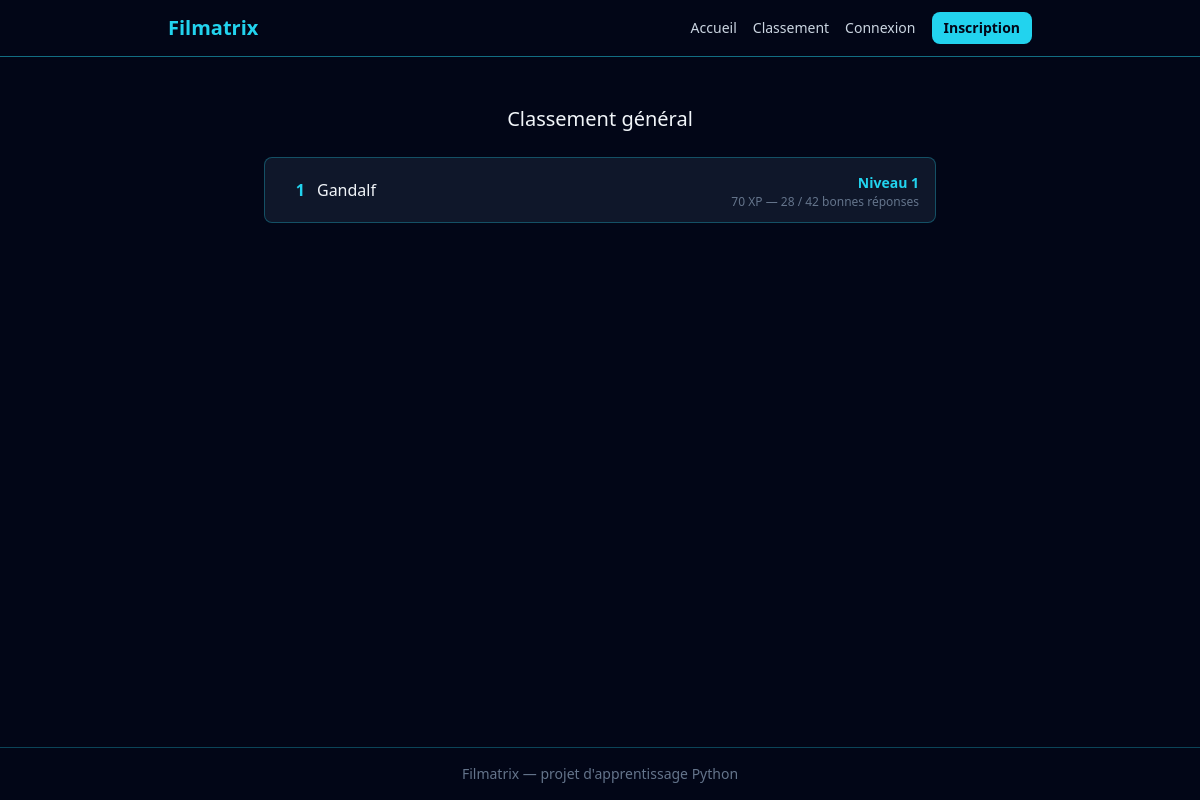
Page /classement on the earlier database version.
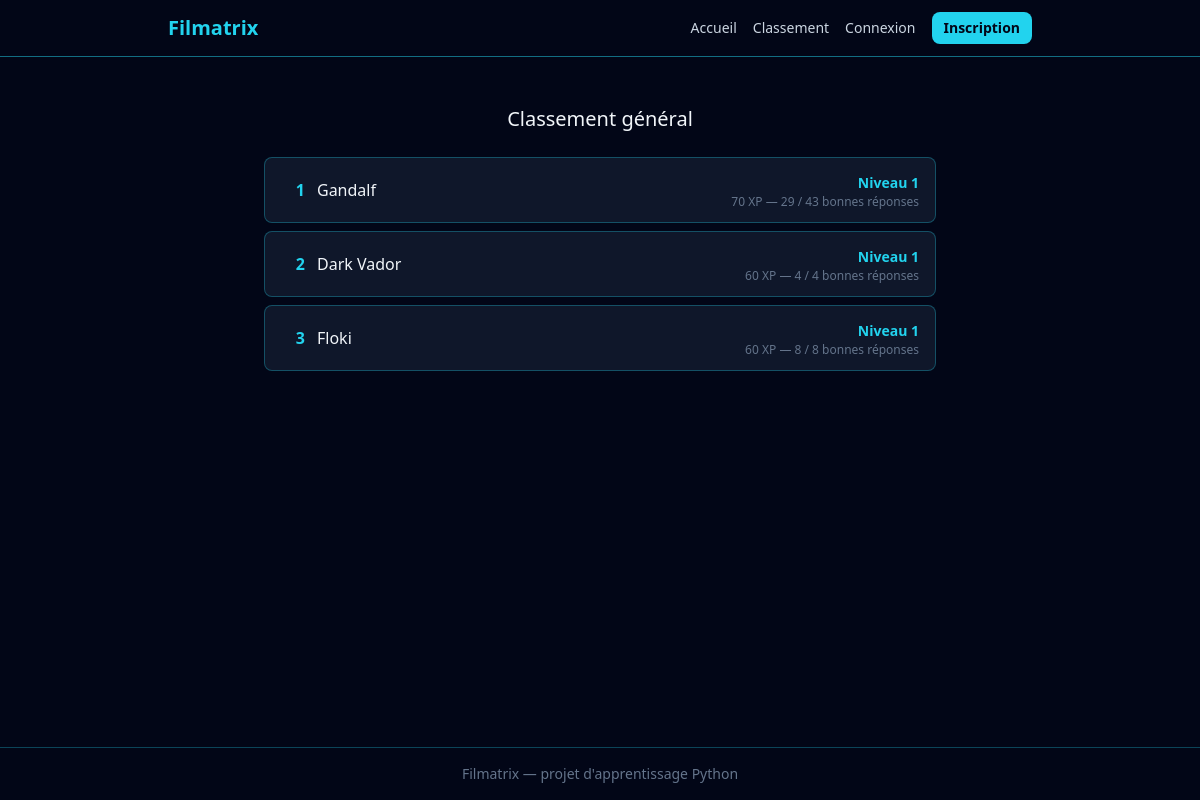
Same page on the later database version.
### src/models.py (models this page shows, shortened)
class User(db.Model, UserMixin):
    __tablename__ = "users"
    id = db.Column(db.Integer, primary_key=True)
    username = db.Column(db.String(50), unique=True, nullable=False)
    email = db.Column(db.String(120), unique=True, nullable=False)
    password_hash = db.Column(db.String(255), nullable=False)
    total_xp = db.Column(db.Integer, nullable=False, default=0)

### app.py (the view)
    @app.route("/classement")
    def leaderboard() -> str:
        results = (
                db.session.query(
                        User.username,
                        User.total_xp,
                        func.count(Attempt.id).label("total"),
                        func.sum(db.case((Attempt.is_correct, 1), else_=0)).label("correct"),
                    )
                    .join(Attempt, Attempt.user_id == User.id)
                    .group_by(User.id)
                    .order_by(User.total_xp.desc())
                    .all()
            )
        leaderboard_entries = []
        for result in results:
            level_info = calculate_level(result.total_xp)
            leaderboard_entries.append(
                {
                    "username": result.username,
                    "total_xp": result.total_xp,
                    "level": level_info["level"],
                    "total": result.total,
                    "correct": result.correct,
                }
            )
        return render_template("classement.html", results=leaderboard_entries)

### app.py (called while the page is built)
def calculate_level(total_xp: int) -> dict:
        level = 1
        xp_for_next_level = 100
        xp_already_spent = 0
        while total_xp - xp_already_spent >= xp_for_next_level:
            xp_already_spent += xp_for_next_level
            level += 1
            xp_for_next_level = 100 * level
        xp_in_current_level = total_xp - xp_already_spent
        return {
            "level": level,
            "xp_in_current_level": xp_in_current_level,
            "xp_for_next_level": xp_for_next_level,
            }

### templates/classement.html
{% extends "base.html" %}
{% block content %}
<div class="max-w-2xl mx-auto mt-8">
    <h2 class="text-xl mb-6 text-center">Classement général</h2>
    {% if results %}
    <div class="flex flex-col gap-2">
        {% for result in results %}
        <div class="flex items-center justify-between bg-slate-900 border border-cyan-400/30 rounded-lg px-4 py-3">
            <div class="flex items-center gap-3">
                <span class="text-cyan-400 font-bold w-6 text-right">{{ loop.index }}</span>
                <span>{{ result.username }}</span>
            </div>
            <div class="text-right">
                <span class="text-cyan-400 font-bold text-sm">Niveau {{ result.level }}</span>
                    <p class="text-slate-500 text-xs">{{ result.total_xp }} XP — {{ result.correct }} / {{ result.total }} bonnes réponses</p>
            </div>
        </div>
        {% endfor %}
    </div>
    {% else %}
    <p class="text-slate-500 text-center">Aucune partie jouée pour le moment.</p>
    {% endif %}
</div>
{% endblock %}

### templates/base.html (shortened to what this page needs)
<!DOCTYPE html>
<html lang="fr">
<head>
    <link rel="stylesheet" href="{{ url_for('static', filename='css/output.css') }}">
</head>
<body class="bg-slate-950 text-slate-100 min-h-screen flex flex-col">
    <header class="border-b border-cyan-400/50">
    <nav class="max-w-4xl mx-auto px-4 py-3">
        <div class="flex items-center justify-between">
            <a href="{{ url_for('home') }}" class="text-xl font-bold text-cyan-400">
                Filmatrix
            </a>
            <div class="flex items-center gap-4">
                <div class="hidden md:flex items-center gap-4 text-sm">
                    <a href="{{ url_for('home') }}" class="text-slate-300 hover:text-cyan-400 transition">Accueil</a>
                    <a href="{{ url_for('leaderboard') }}" class="text-slate-300 hover:text-cyan-400 transition">Classement</a>
                    {% if current_user.is_authenticated %}
                        <a href="{{ url_for('profile') }}" class="text-slate-300 hover:text-cyan-400 transition">Mon profil</a>
                        <a href="{{ url_for('logout') }}" class="text-slate-300 hover:text-cyan-400 transition">Déconnexion</a>
                    {% else %}
                        <a href="{{ url_for('login') }}" class="text-slate-300 hover:text-cyan-400 transition">Connexion</a>
                        <a href="{{ url_for('register') }}" class="bg-cyan-400 hover:bg-cyan-300 text-slate-950 font-bold px-3 py-1.5 rounded-lg transition">Inscription</a>
                    {% endif %}
                </div>
            </div>
        </div>
    </nav>
</header>
    <main class="flex-1 p-4">
        {% block content %}{% endblock %}
    </main>
    <footer class="border-t border-cyan-400/30 text-center text-slate-500 text-sm py-4">
        Filmatrix — projet d'apprentissage Python
    </footer>
</body>
</html>

Differences in the rows shown:
computed for User "Gandalf": correct "28" → "29"; total "42" → "43"
added User: username "Dark Vador", level "1", total_xp "60", correct "4", total "4"
added User: username "Floki", level "1", total_xp "60", correct "8", total "8"
